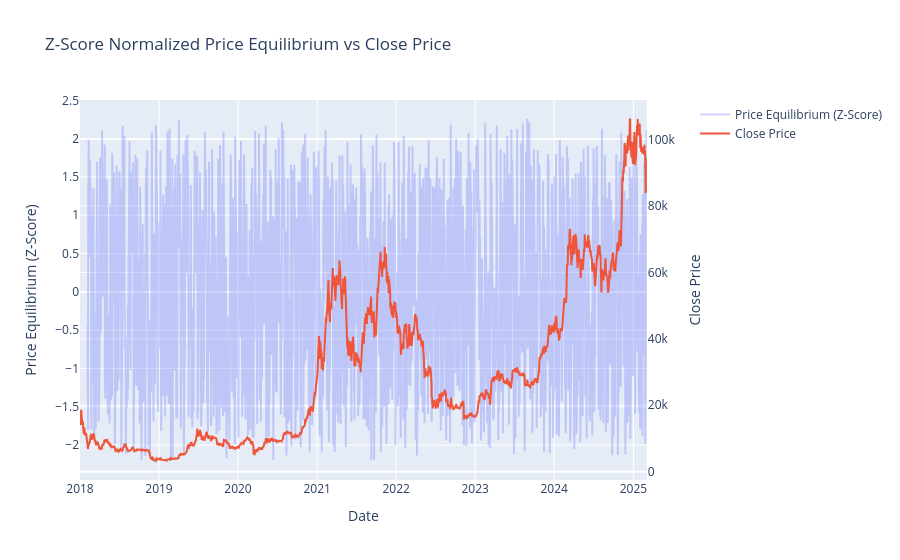

The code cell stored with this chart in its notebook:
### Code cell
feats = features.copy()

feats['7day_low'] = feats['Low'].rolling(window=7).min()
feats['14day_low'] = feats['Low'].rolling(window=14).min()
feats['30day_low'] = feats['Low'].rolling(window=30).min()

feats['7day_high'] = feats['High'].rolling(window=7).max()
feats['14day_high'] = feats['High'].rolling(window=14).max()
feats['30day_high'] = feats['High'].rolling(window=30).max()


feats['support'] = (feats['7day_low'] + feats['14day_low'] + feats['30day_low']) / 3
feats['resistance'] = (feats['7day_high'] + feats['14day_high'] + feats['30day_high']) / 3

feats['support_relative'] = feats['Close'] / feats['support']
feats['resistance_relative'] = feats['Close'] / feats['resistance'] 



# Calculate price equilibrium and normalize it using z-score
feats['price_equilibrium'] = (feats['support_relative'] + feats['resistance_relative'])
# Use rolling window for z-score normalization to prevent lookahead bias
window_size = 7  # Using 30-day rolling window
feats['price_equilibrium_norm'] = (
    feats['price_equilibrium'] - feats['price_equilibrium'].rolling(window=window_size).mean()
) / feats['price_equilibrium'].rolling(window=window_size).std()

import plotly.graph_objects as go
from plotly.subplots import make_subplots

# Create figure with secondary y-axis
fig = make_subplots(specs=[[{"secondary_y": True}]])

# Add normalized price_equilibrium with low alpha
fig.add_trace(
    go.Scatter(x=feats.index, y=feats['price_equilibrium_norm'], name="Price Equilibrium (Z-Score)", 
               opacity=0.3),
    secondary_y=False,
)

# Add Close price on secondary y-axis
fig.add_trace(
    go.Scatter(x=feats.index, y=feats['Close'], name="Close Price"),
    secondary_y=True,
)

# Add figure title
fig.update_layout(
    title_text="Z-Score Normalized Price Equilibrium vs Close Price",
    xaxis_title="Date",
)

# Set y-axes titles
fig.update_yaxes(title_text="Price Equilibrium (Z-Score)", secondary_y=False)
fig.update_yaxes(title_text="Close Price", secondary_y=True)

fig.show()

### Figure 1 — Plotly figure (JSON) as saved in the notebook; plotly's stock layout.template omitted (floating-point values rounded to 4 significant figures; data arrays with more than 128 entries replaced by an {"elided": "..."} marker saying what was removed)
{"data": [{"name": "Price Equilibrium (Z-Score)", "opacity": 0.3, "type": "scatter", "x": {"elided": "2620 str values"}, "xaxis": "x", "y": {"elided": "2620 float values"}, "yaxis": "y"}, {"name": "Close Price", "type": "scatter", "x": {"elided": "2620 str values"}, "xaxis": "x", "y": {"elided": "2620 float values"}, "yaxis": "y2"}], "layout": {"title": {"text": "Z-Score Normalized Price Equilibrium vs Close Price"}, "xaxis": {"anchor": "y", "domain": [0, 0.94], "title": {"text": "Date"}}, "yaxis": {"anchor": "x", "domain": [0, 1], "title": {"text": "Price Equilibrium (Z-Score)"}}, "yaxis2": {"anchor": "x", "overlaying": "y", "side": "right", "title": {"text": "Close Price"}}}}
